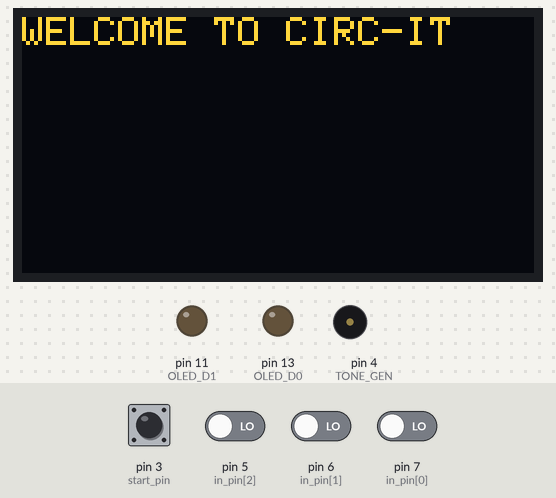
Recording of a sketch running on a simulated Arduino Uno, built with avr-gcc and run on an emulated ATmega328P. Parts: 128×64 one-colour display, output pins drawn as LEDs (lit = HIGH), buzzer (waves = sounding). The inputs (shaded band) are chosen by the test bench; at power-on: pin 3 (start_pin), pin 5 (in_pin[2]), pin 6 (in_pin[1]), pin 7 (in_pin[0]) LOW. The OLED is the two-colour kind (top 16 rows yellow); the display library's start-up logo is not drawn; random numbers use the default seed unless the sketch sets one.

Above: at 3.2 s.
3.3 s: pin 3 (start_pin) pulled HIGH for 0.15 s
At 5.9 s:
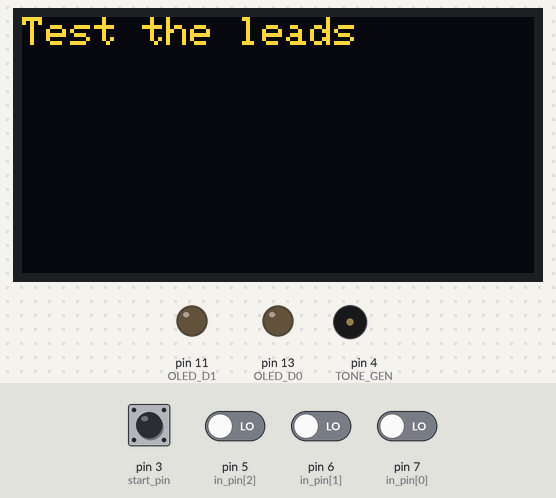
6.4 s: pin 5 (in_pin[2]) driven HIGH
At 9.3 s:
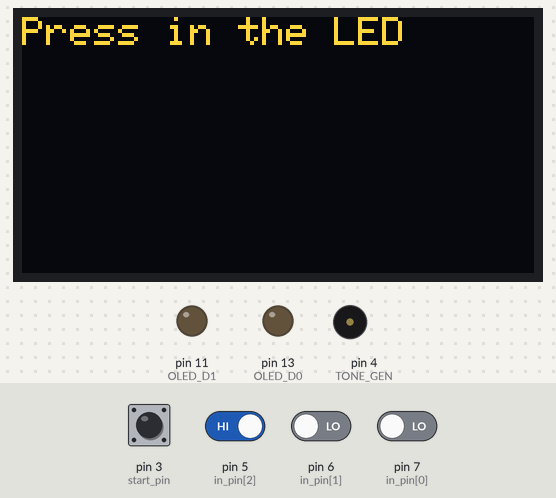
9.4 s: pin 5 (in_pin[2]) driven LOW
10.9 s: pin 7 (in_pin[0]) driven HIGH
At 11.9 s:
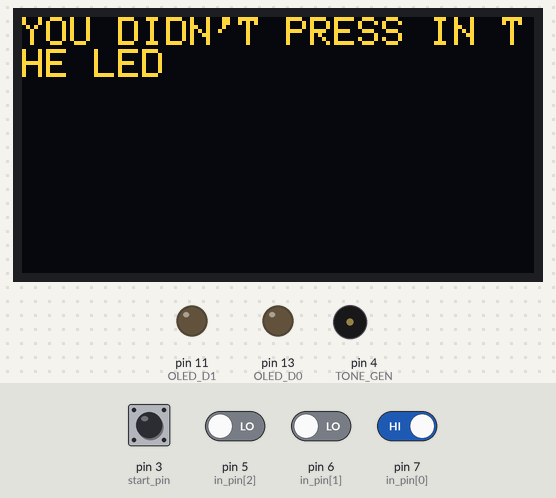
13.5 s: pin 3 (start_pin) pulled HIGH for 1 s
At 14.0 s:
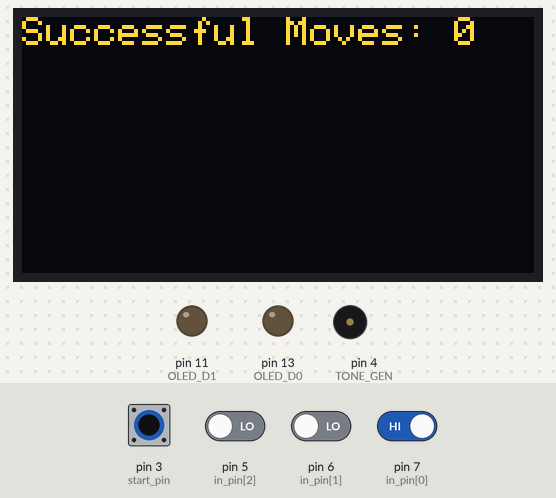
Timing chart, 0 to 18.1 s (numbered marks = the images above; inputs shaded):
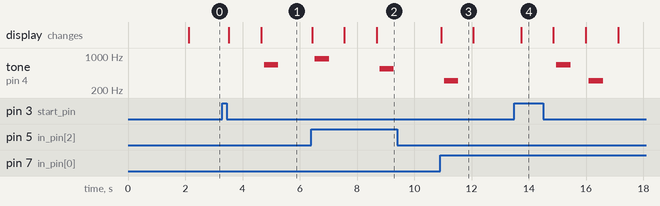

The sketch:

JD_Bop_It.ino
```cpp
#include <SPI.h>
#include <Wire.h>
#include <Adafruit_SSD1306.h>
#include <Adafruit_GFX.h>
#include <string.h>
#include <stdio.h>


#define SCREEN_WIDTH 128  // OLED display width, in pixels
#define SCREEN_HEIGHT 64  // OLED display height, in pixels

// Declaration for SSD1306 display connected using software SPI (default case):
//#define OLED_MOSI   9
//#define OLED_CLK   10
//#define OLED_DC    11
//#define OLED_CS    12
//#define OLED_RESET 13
//Adafruit_SSD1306 display(SCREEN_WIDTH, SCREEN_HEIGHT,
//  OLED_MOSI, OLED_CLK, OLED_DC, OLED_RESET, OLED_CS);

//Comment out above, uncomment this block to use hardware SPI
#define OLED_DC 8
#define OLED_CS 10
#define OLED_RESET 9
#define OLED_D0 13
#define OLED_D1 11
#define TONE_GEN 4
Adafruit_SSD1306 display(SCREEN_WIDTH, SCREEN_HEIGHT, &SPI, OLED_DC, OLED_RESET, OLED_CS);

int in_pin[] = { 7, 6, 5 };
int start_pin = 3;
int num_in = 3;

bool in_read[3];
bool start_read = false;
bool err = false;

char *cmd_string[] = { "Solder the component", "Press in the LED", "Test the leads" };
char *err_string[] = { "YOU DIDN'T SOLDER THE COMPONENT", "YOU DIDN'T PRESS IN THE LED", "YOU DIDN'T TEST THE LEADS" };
double tone_freq[] = { 440, 550, 660 };
double tone_err = 311.127;

int cnt = 0;
int max_limit = 99;
int mv_start, mv_fin;
int time_limit = 4;
int r_num;

void setup() {
  // put your setup code here, to run once:
  Serial.begin(9600);

  // SSD1306_SWITCHCAPVCC = generate display voltage from 3.3V internally
  int time_out = 60;
  int cur_time = millis();
  while (!display.begin(SSD1306_SWITCHCAPVCC) && cur_time < time_out*1000) {
    Serial.println(F("SSD1306 allocation failed"));
    //for(;;); // Don't proceed, loop forever
    Serial.println("Can not connect to display");
        //exit with error
  }
  if(!display.begin(SSD1306_SWITCHCAPVCC)){
    Serial.print("Can not connect to display");
    exit(-1);
  }

  // Show initial display buffer contents on the screen --
  // the library initializes this with an Adafruit splash screen.
  display.display();
  delay(2000);  // Pause for 2 seconds

  // Clear the buffer
  display.clearDisplay();

  pinMode(OLED_DC, OUTPUT);
  pinMode(OLED_CS, OUTPUT);
  pinMode(OLED_RESET, OUTPUT);
  pinMode(OLED_D0, OUTPUT);
  pinMode(OLED_D1, OUTPUT);
  pinMode(TONE_GEN, OUTPUT);

  for (int i = 0; i < num_in; i++) {
    pinMode(in_pin[i], INPUT);
  }
  pinMode(start_pin, INPUT);

  randomSeed(analogRead(0));


}


void loop() {


  // put your main code here, to run repeatedly:
  start_read = digitalRead(start_pin);
  cnt = 0;
  print_text("WELCOME TO CIRC-IT");
  while (start_read || (cnt < max_limit && cnt > 0) ) {

    display.clearDisplay();
    char num_cur_in[32];
    sprintf(num_cur_in,"Successful Moves: %d",cnt);
    print_text(num_cur_in);
    delay(1000);
    display.clearDisplay();
    //Serial.print("Move :" + cnt);

    //set up the initial read values
    in_read[0] = false;
    in_read[1] = false;
    in_read[2] = false;

    //give command
    r_num = random(3);
    print_text(cmd_string[r_num]);
    tone(TONE_GEN, tone_freq[r_num], 500);

    delay(1000);
    display.clearDisplay();
    //Serial.print(cmd_string[r_num]+'\n');

    //set up the time
    char time_char[32];


    if(cnt == 33 || cnt == 66 || cnt == 90){
      time_limit = time_limit - 1;
      //sprintf(time_char,"You have %d seconds left",time_limit);
      //print_text(time_char);
      //delay(500);
      //display.clearDisplay();
    }

    mv_start = millis();
    mv_fin = millis();
    //wait for input or time-out
    while (mv_fin <= mv_start + time_limit * 1000 && !in_read[0] && !in_read[1] && !in_read[2]) {
      //print_text(cmd_string[r_num]);
      in_read[0] = digitalRead(in_pin[0]);
      delay(2);
      in_read[1] = digitalRead(in_pin[1]);
      delay(2);
      in_read[2] = digitalRead(in_pin[2]);
      delay(2);
      mv_fin = millis();

    }

    //were too slow
    if (mv_fin > mv_start + time_limit * 1000) {
      print_text("YOU WERE TOO SLOW, TRY AGAIN");
      delay(1000);
      display.clearDisplay();
      //Serial.print("YOU WERE TOO SLOW, TRY AGAIN\n");

      tone(TONE_GEN, tone_err, 500);
      delay(1000);
      //goto begin_bopit;  //exit the while loop
      break;
    }
    else {
      err = false;

      //if you did the wrong input or no input at all
      for (int i = 0; i < num_in; i++) {
        if (i == r_num) {
          //goto begin_bopit;
          continue;
        } else {
          if (in_read[i] == true || in_read[r_num] == false) {
            print_text(err_string[r_num]);
            //Serial.print(err_string[r_num]+'\n');
            //display.display();
            tone(TONE_GEN, tone_err, 500);
            delay(1000);
            display.clearDisplay();
            err = true;
            //goto begin_bopit;
            break;
          }
        }
      }

      if (err) {
        //goto begin_bopit;  // exit while loop
        break;
      }
      //right input
      else {
        print_text("CORRECT");
        //Serial.print("CORRECT\n");

        tone(TONE_GEN, 880, 500);
        delay(1000);
        display.clearDisplay();
        cnt++;
      }
    }
  }

  // if you win
  if (cnt > max_limit) {
    print_text("YOU HAVE WON CIRC-IT");
    //Serial.println("YOU HAVE WON CIRC-IT");
    tone(TONE_GEN, tone_freq[0], 250);
    delay(250);
    tone(TONE_GEN, tone_freq[1], 250);
    delay(250);
    tone(TONE_GEN, tone_freq[2], 250);
    delay(250);
    tone(TONE_GEN, 880, 250);
    display.display();
    delay(250);
    exit(0);
  }
}

void print_text(char words[]){
  //display.clearDisplay();
  display.setTextSize(1.5);
  display.setTextColor(SSD1306_WHITE);
  display.setCursor(0, 0);
  display.println(words);
  display.display();
  delay(100);
}
```

Measured:
- after the input at 3.3 s, tone on pin 4 (TONE_GEN): silent → 660 Hz after 1.5 s, → silent 0.50 s later; the display: first changes after 0.23 s (image 1 shows a later state)
- after the input at 6.4 s, tone on pin 4 (TONE_GEN): silent → 880 Hz after 0.13 s, → silent 0.50 s later, → 550 Hz 1.8 s later, → silent 0.50 s later; the display: first changes at once (image 2 shows a later state)
- after the input at 9.4 s, every drawn part: stays the same
- after the input at 10.9 s, tone on pin 4 (TONE_GEN): silent → 311 Hz after 0.14 s, → silent 0.50 s later; the display: changes at once (image 3)
- after the input at 13.5 s, tone on pin 4 (TONE_GEN): silent → 660 Hz after 1.5 s, → silent 0.50 s later, → 311 Hz 0.64 s later, → silent 0.50 s later; the display: changes after 0.23 s (image 4)
- what the display in image 3 shows lasts 1.2 s, from 10.9 s to 12.1 s
